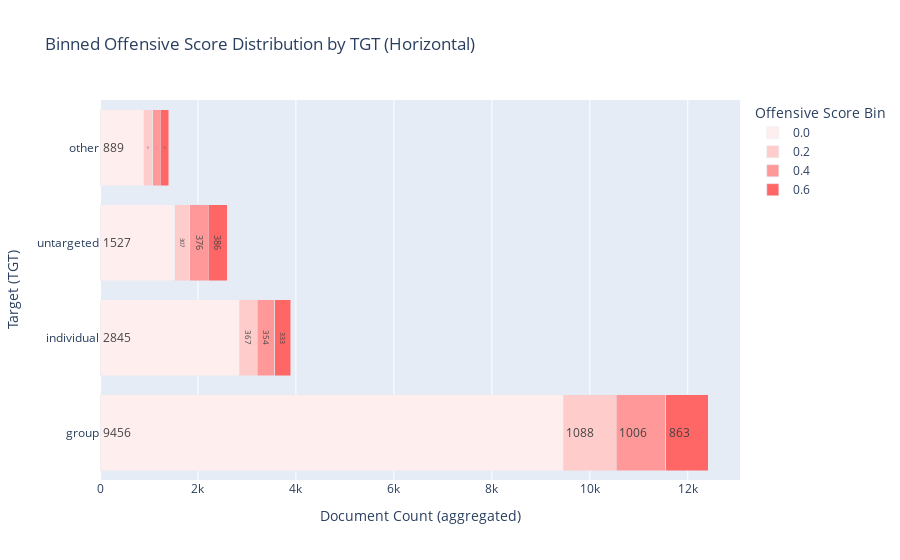

The notebook cell saved with this chart:
### Code cell
# pandas 관련 import
import pandas as pd  # pandas import

# plotly 관련 import
import plotly.express as px  # plotly.express import

# 데이터프레임 로딩 관련 import
from module.df.data_loader import get_target_score_bin_df  # get_target_score_bin_df 함수 import

# 타겟 스코어 구간화 집계 데이터를 로딩
df = get_target_score_bin_df()

# score_bin 컬럼에서 유효한 값들만 정렬하여 순서 목록 생성
bin_order = sorted(df["score_bin"].dropna().unique())

# score_bin 컬럼을 정렬 가능한 범주형(Categorical)으로 변환
df["score_bin"] = pd.Categorical(df["score_bin"], categories=bin_order, ordered=True)

# 사용할 타겟 유형의 정렬 기준 정의
TGT_order = ["other", "untargeted", "individual", "group"]

# TGT 컬럼이 정의된 범주 목록에 포함된 행만 필터링
df = df[df["TGT"].isin(TGT_order)].copy()

# TGT 컬럼을 정렬 가능한 범주형(Categorical)으로 변환
df["TGT"] = pd.Categorical(df["TGT"], categories=TGT_order, ordered=True)

# 사용자 정의 빨간색 게열 색상 팔레트 (밝은 빨강 → 어두운 빨강 순)
custom_red_palette = [
    "#ffeeee", "#ffcccc", "#ff9999", "#ff6666", "#ff3333",
    "#ff0000", "#cc0000", "#990000", "#660000", "#330000"
]

# 실제 구간 개수(bin_order 길이)에 맞춰 색상 수를 조절
palette_trimmed = custom_red_palette[:len(bin_order)]

# 각 score_bin 구간(label)에 대응되는 색상을 매핑 
color_discrete_map = {
    label: color for label, color in zip(bin_order, palette_trimmed)
}

# 타겟 그룹(TGT)별 공격성 점수 구간 분포를 시각화한 수평 막대 그래프 생성
fig = px.bar(
    df.sort_values("TGT"), # TGT 순서에 따라 정렬된 데이터프레임 사용
    x="count", # x축: 문서 수 
    y="TGT", # y축: 타겟 그룹
    color="score_bin", # 색상 기준: 공격성 점수 구간 
    color_discrete_map=color_discrete_map, # 사용자 정의 색상 팔레트 매핑
    orientation="h", # 수평 막대그래프 설정
    text="count", # 각 막대에 표시할 텍스트: 문서 수
    labels={ # 축 및 범례 라벨 설정
        "count": "Document Count", # x축 라벨 
        "TGT": "Target Group (TGT)", # y축 라벨
        "score_bin": "Offensive Score Bin" # 색상 범례 라벨
    },
    # 그래프 제목
    title="Binned Offensive Score Distribution by TGT (Horizontal)",
    # TGT 순서 고정 (범주형 순서 반영)
    category_orders={"TGT": TGT_order} 
)

# 막대 내부에 텍스트 표시 설정
fig.update_traces(
    textposition="inside", # 텍스트를 막대 내부에 표시
    insidetextanchor="start", # 텍스트는 막대의 시작점(anchor)에서 시작
    cliponaxis=False # 텍스트가 축 바깥으로 넘쳐도 잘리지 않도록 설정
)

# 전체 레이아웃 설정 (축 제목, 범례 제목, 막대 모드 등) 
fig.update_layout(
    xaxis_title="Document Count (aggregated)", # x축 제목
    yaxis_title="Target (TGT)", # y축 제목
    legend_title="Offensive Score Bin", # 범례 제목
    barmode="stack" # score_bin별로 누적 막대로 표시
)

# 그래프 표시
fig.show()

### Figure 1 — Plotly figure (JSON) as saved in the notebook; plotly's stock layout.template omitted (floating-point values rounded to 4 significant figures)
{"data": [{"cliponaxis": false, "hovertemplate": "Offensive Score Bin=0.0<br>Document Count=%{text}<br>Target Group (TGT)=%{y}<extra></extra>", "insidetextanchor": "start", "legendgroup": "0.0", "marker": {"color": "#ffeeee", "pattern": {"shape": ""}}, "name": "0.0", "orientation": "h", "showlegend": true, "text": [889.0, 1527.0, 2845.0, 9456.0], "textposition": "inside", "type": "bar", "x": [889, 1527, 2845, 9456], "xaxis": "x", "y": ["other", "untargeted", "individual", "group"], "yaxis": "y"}, {"cliponaxis": false, "hovertemplate": "Offensive Score Bin=0.2<br>Document Count=%{text}<br>Target Group (TGT)=%{y}<extra></extra>", "insidetextanchor": "start", "legendgroup": "0.2", "marker": {"color": "#ffcccc", "pattern": {"shape": ""}}, "name": "0.2", "orientation": "h", "showlegend": true, "text": [187.0, 307.0, 367.0, 1088.0], "textposition": "inside", "type": "bar", "x": [187, 307, 367, 1088], "xaxis": "x", "y": ["other", "untargeted", "individual", "group"], "yaxis": "y"}, {"cliponaxis": false, "hovertemplate": "Offensive Score Bin=0.4<br>Document Count=%{text}<br>Target Group (TGT)=%{y}<extra></extra>", "insidetextanchor": "start", "legendgroup": "0.4", "marker": {"color": "#ff9999", "pattern": {"shape": ""}}, "name": "0.4", "orientation": "h", "showlegend": true, "text": [159.0, 376.0, 354.0, 1006.0], "textposition": "inside", "type": "bar", "x": [159, 376, 354, 1006], "xaxis": "x", "y": ["other", "untargeted", "individual", "group"], "yaxis": "y"}, {"cliponaxis": false, "hovertemplate": "Offensive Score Bin=0.6<br>Document Count=%{text}<br>Target Group (TGT)=%{y}<extra></extra>", "insidetextanchor": "start", "legendgroup": "0.6", "marker": {"color": "#ff6666", "pattern": {"shape": ""}}, "name": "0.6", "orientation": "h", "showlegend": true, "text": [167.0, 386.0, 333.0, 863.0], "textposition": "inside", "type": "bar", "x": [167, 386, 333, 863], "xaxis": "x", "y": ["other", "untargeted", "individual", "group"], "yaxis": "y"}], "layout": {"barmode": "stack", "legend": {"title": {"text": "Offensive Score Bin"}, "tracegroupgap": 0}, "title": {"text": "Binned Offensive Score Distribution by TGT (Horizontal)"}, "xaxis": {"anchor": "y", "domain": [0, 1], "title": {"text": "Document Count (aggregated)"}}, "yaxis": {"anchor": "x", "categoryarray": ["group", "individual", "untargeted", "other"], "categoryorder": "array", "domain": [0, 1], "title": {"text": "Target (TGT)"}}}}
